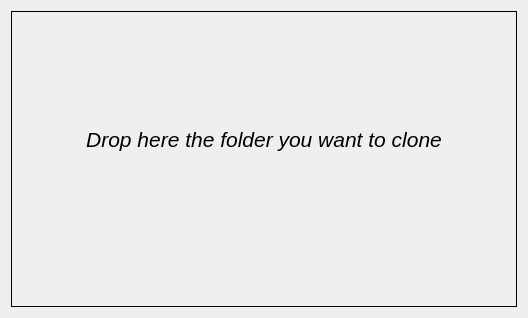
<?xml version="1.0" encoding="UTF-8"?>
<ui version="4.0">
 <class>WidgetDrop</class>
 <widget class="QWidget" name="WidgetDrop">
  <property name="geometry">
   <rect>
    <x>0</x>
    <y>0</y>
    <width>528</width>
    <height>318</height>
   </rect>
  </property>
  <property name="acceptDrops">
   <bool>true</bool>
  </property>
  <property name="windowTitle">
   <string>Form</string>
  </property>
  <layout class="QVBoxLayout" name="verticalLayout">
   <item>
    <widget class="QFrame" name="DropFrame">
     <property name="acceptDrops">
      <bool>false</bool>
     </property>
     <property name="frameShape">
      <enum>QFrame::Box</enum>
     </property>
     <property name="frameShadow">
      <enum>QFrame::Plain</enum>
     </property>
     <layout class="QVBoxLayout" name="verticalLayout_2">
      <item>
       <spacer name="VSpacerTop">
        <property name="orientation">
         <enum>Qt::Vertical</enum>
        </property>
        <property name="sizeHint" stdset="0">
         <size>
          <width>20</width>
          <height>40</height>
         </size>
        </property>
       </spacer>
      </item>
      <item>
       <widget class="QLabel" name="LabelTip">
        <property name="font">
         <font>
          <pointsize>16</pointsize>
          <weight>50</weight>
          <italic>true</italic>
          <bold>false</bold>
         </font>
        </property>
        <property name="text">
         <string>Drop here the folder you want to clone</string>
        </property>
        <property name="alignment">
         <set>Qt::AlignCenter</set>
        </property>
       </widget>
      </item>
      <item>
       <widget class="QLabel" name="LabelArrow">
        <property name="text">
         <string/>
        </property>
        <property name="pixmap">
         <pixmap resource="Pictures.qrc">:/pic/DownArrow.png</pixmap>
        </property>
        <property name="alignment">
         <set>Qt::AlignCenter</set>
        </property>
       </widget>
      </item>
      <item>
       <widget class="QLabel" name="LabelBox">
        <property name="text">
         <string/>
        </property>
        <property name="pixmap">
         <pixmap resource="Pictures.qrc">:/pic/Box.png</pixmap>
        </property>
        <property name="alignment">
         <set>Qt::AlignCenter</set>
        </property>
       </widget>
      </item>
      <item>
       <spacer name="VSpacerBottom">
        <property name="orientation">
         <enum>Qt::Vertical</enum>
        </property>
        <property name="sizeHint" stdset="0">
         <size>
          <width>20</width>
          <height>40</height>
         </size>
        </property>
       </spacer>
      </item>
     </layout>
    </widget>
   </item>
  </layout>
 </widget>
 <resources>
  <include location="Pictures.qrc"/>
 </resources>
 <connections/>
</ui>
